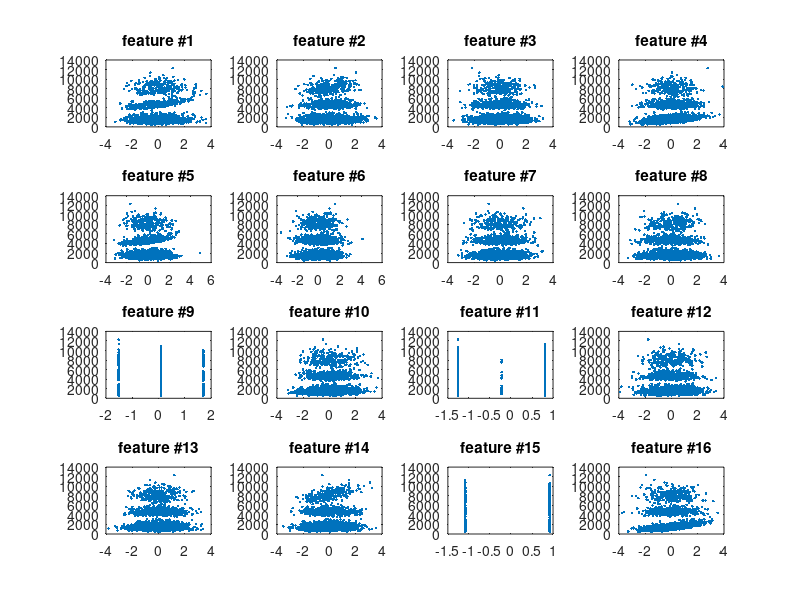
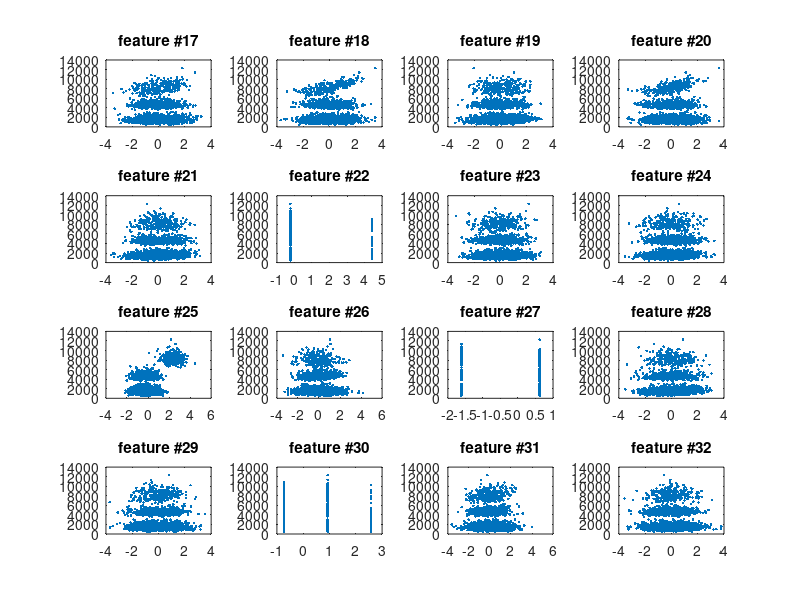
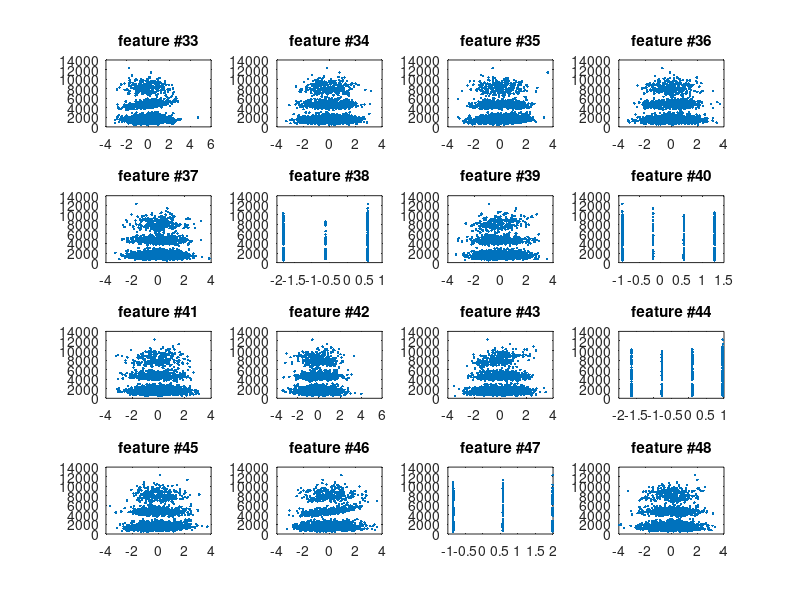
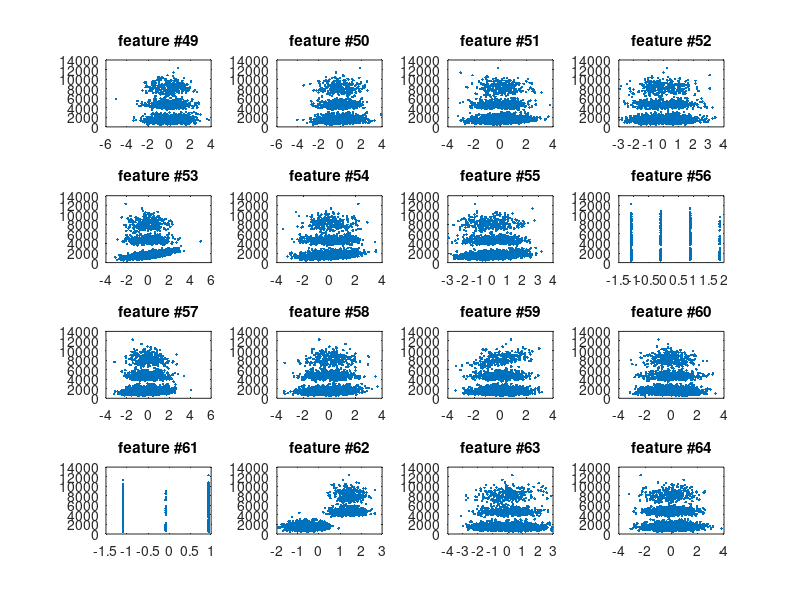

MATLAB code to generate these figures, in order:
% Load data
load('HaNoi_classification.mat');
load('HaNoi_regression.mat');

% Normalize data
X_trainN = normalize(X_train);
X_testN  = normalize(X_test);

% Display all plots
nbDim = size(X_train, 2);
plotDim = [4, 4];
plotPerFig = (plotDim(1)*plotDim(2));
nbFig = ceil(size(X_train, 2) / plotPerFig);

assert(nbDim < nbFig * plotPerFig);

for figNo = 0:(nbFig - 1)
    figure('Name', ['raw data, ' num2str(figNo + 1) ' of ' num2str(nbFig)]);

    for subplotNo = 1:plotPerFig
        plotNo = figNo * plotPerFig + subplotNo;
        
        if plotNo <= nbDim
            subplot(plotDim(1), plotDim(2), subplotNo);

            plot(X_trainN(:, plotNo), y_train, '.');
            title(['feature #' num2str(plotNo)]);
        end
    end
end

figure('Name', 'histogram of data');
hist(y_train, 100);
xlabel('y');
ylabel('occurrences');
title('histogram of training data');


% Display interesting plots
groupA = [25, 62]; % Features with big impacts on output
groupB = [9, 11, 15, 22, 27, 30, 38, 40, 44, 47, 56, 61]; % Discrete features
